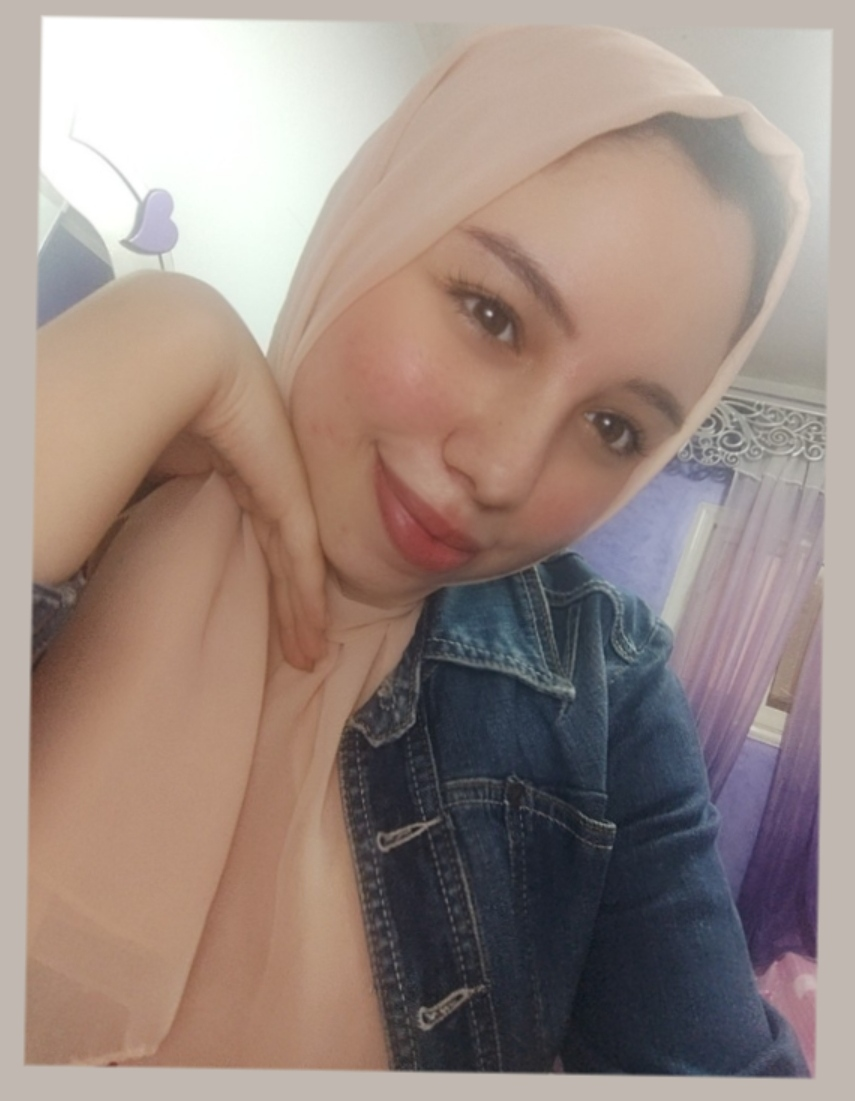
#> input picture FreqMixer/Backend/uploads/f789d1a3-b18f-469b-9642-26cad3f2c117_IMG_20230815_163105.jpg, 855 x 1101 px
$ python -i ft_transformer.py   (imports and definitions only)
#> lines starting #> are read from the running program, lines starting #| are printed output that depends on the picture
"""
Fourier Transformer Module

Provides FourierTransformer to compute 2D FFT components (magnitude, phase, real, imaginary),
region masks, mixing, reconstruction, and caching for image mixing tasks.
"""

import logging
from dataclasses import dataclass
from typing import Dict, List, Optional, Tuple

import cv2
import numpy as np
from .image_utils import (
        numpy_to_base64,
    )

# [1 line not run here, left out]
logger = logging.getLogger(__name__)


@dataclass
class FTComponents:
    """Dual-path storage with clear separation between operations and visualization.

    ARCHITECTURE:
    - ft_original: Unshifted FT for mathematical operations (mixing, filtering)
    - ft_shifted: Shifted FT for visualization ONLY (low frequencies in center)
    - Raw components: From ft_original (for operations)
    - Display components: From ft_shifted (for user display)

    CRITICAL: Never use ft_shifted for mathematical operations!
    """
    # FOR OPERATIONS (mathematical correctness)
    ft_original: np.ndarray           # Unshifted - for mixing operations
    magnitude_raw: np.ndarray         # From ft_original
    phase_raw: np.ndarray             # From ft_original
    real_raw: np.ndarray              # From ft_original
    imaginary_raw: np.ndarray         # From ft_original

    # FOR VISUALIZATION ONLY (user display)
    ft_shifted: np.ndarray            # Shifted - for display only
    magnitude_display: np.ndarray     # From ft_shifted (log-scaled)
    phase_display: np.ndarray         # From ft_shifted (normalized)
    real_display: np.ndarray          # From ft_shifted (normalized)
    imaginary_display: np.ndarray     # From ft_shifted (normalized)

    # [34 lines left out: functions to_dict, get_display_component, get_raw_component, not called in this run]


class FourierTransformer:
    """Comprehensive Fourier Transform helper for 2D images."""

    def __init__(self, use_float32: bool = True) -> None:
        self.use_float32 = use_float32
        self.cache: Dict[str, FTComponents] = {}
        logger.info("FourierTransformer initialized")

    def calculate_ft(self, image: np.ndarray, image_id: Optional[str] = None) -> FTComponents:
        if image is None:
            raise ValueError("Input image cannot be None")
        if image.ndim not in (2, 3):
            raise ValueError(f"Invalid image dimensions: {image.shape}")

        if image_id and image_id in self.cache:
            return self.cache[image_id]

        image_gray = self._ensure_grayscale(image)
        image_gray = image_gray.astype(np.float32 if self.use_float32 else np.float64)

        # Dual-path calculation
        ft_original = np.fft.fft2(image_gray)  # For operations
        ft_shifted = np.fft.fftshift(ft_original)  # For display only

        comps = self._extract_components(ft_original, ft_shifted)

        if image_id:
            self.cache[image_id] = comps
        return comps

    def _ensure_grayscale(self, image: np.ndarray) -> np.ndarray:
        if image.ndim == 3:
            if image.shape[2] == 3:
                return cv2.cvtColor(image, cv2.COLOR_RGB2GRAY)
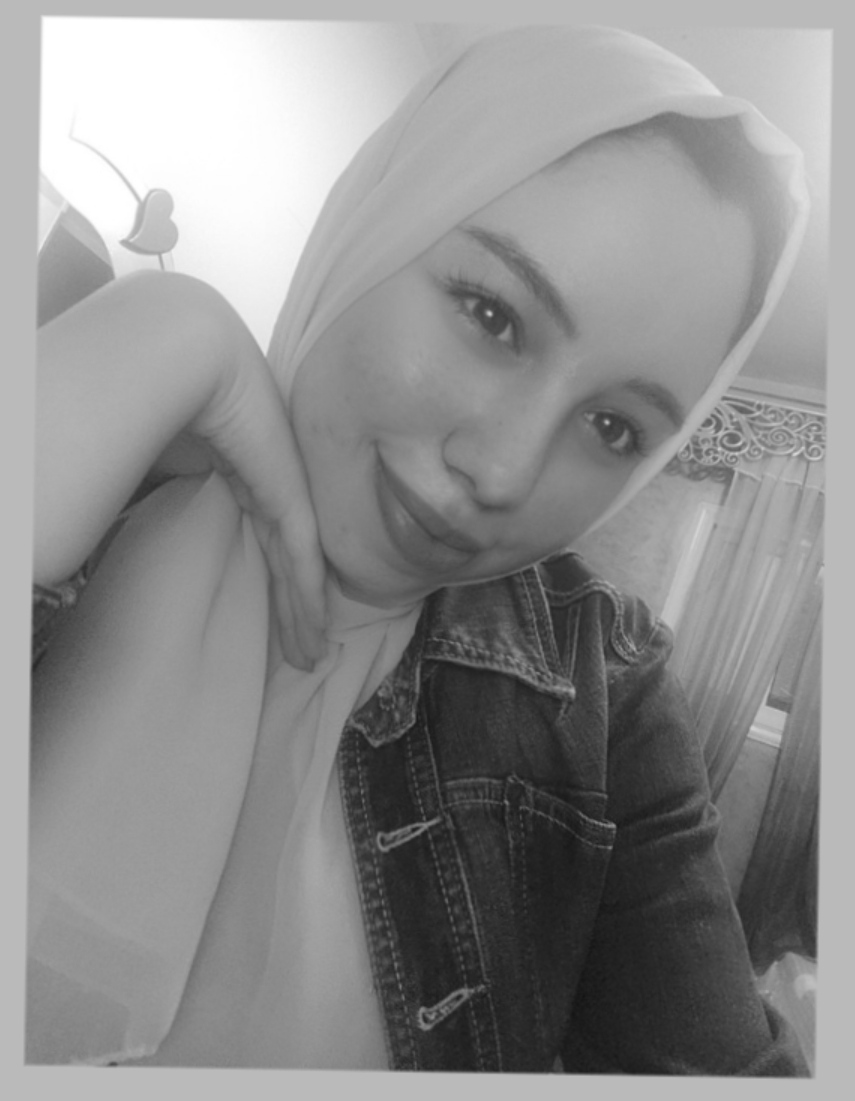
#> returned value: shape (1101, 855); min 19, max 255, mean 142.1
            if image.shape[2] == 4:
                rgb = cv2.cvtColor(image, cv2.COLOR_RGBA2RGB)
                return cv2.cvtColor(rgb, cv2.COLOR_RGB2GRAY)
            if image.shape[2] == 1:
                return image.squeeze()
        return image

    def _extract_components(self, ft_original: np.ndarray, ft_shifted: np.ndarray) -> FTComponents:
        """Extract components from dual paths.

        RAW components: From ft_original (unshifted) for mathematical operations
        DISPLAY components: From ft_shifted (centered) for visualization

        CRITICAL: Raw components are for operations, display for visualization only!
        """
        # RAW components from ft_original (for mixing operations)
        magnitude_raw = np.abs(ft_original)
        phase_raw = np.angle(ft_original)
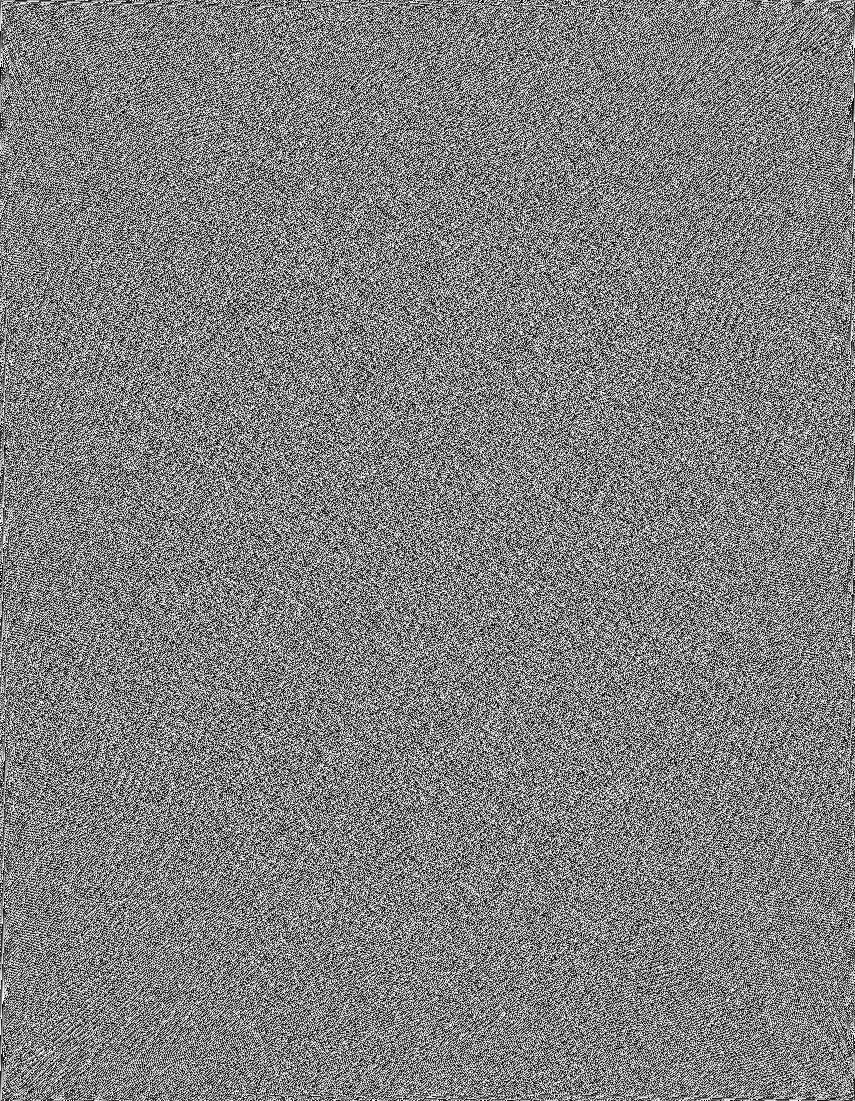
#> phase_raw: shape (1101, 855) float64; min -3.14, max 3.14, mean -4.97e-17; drawn with min black and max white
        real_raw = ft_original.real
        imaginary_raw = ft_original.imag

        # DISPLAY components from ft_shifted (for visualization)
        magnitude_shifted = np.abs(ft_shifted)
        phase_shifted = np.angle(ft_shifted)
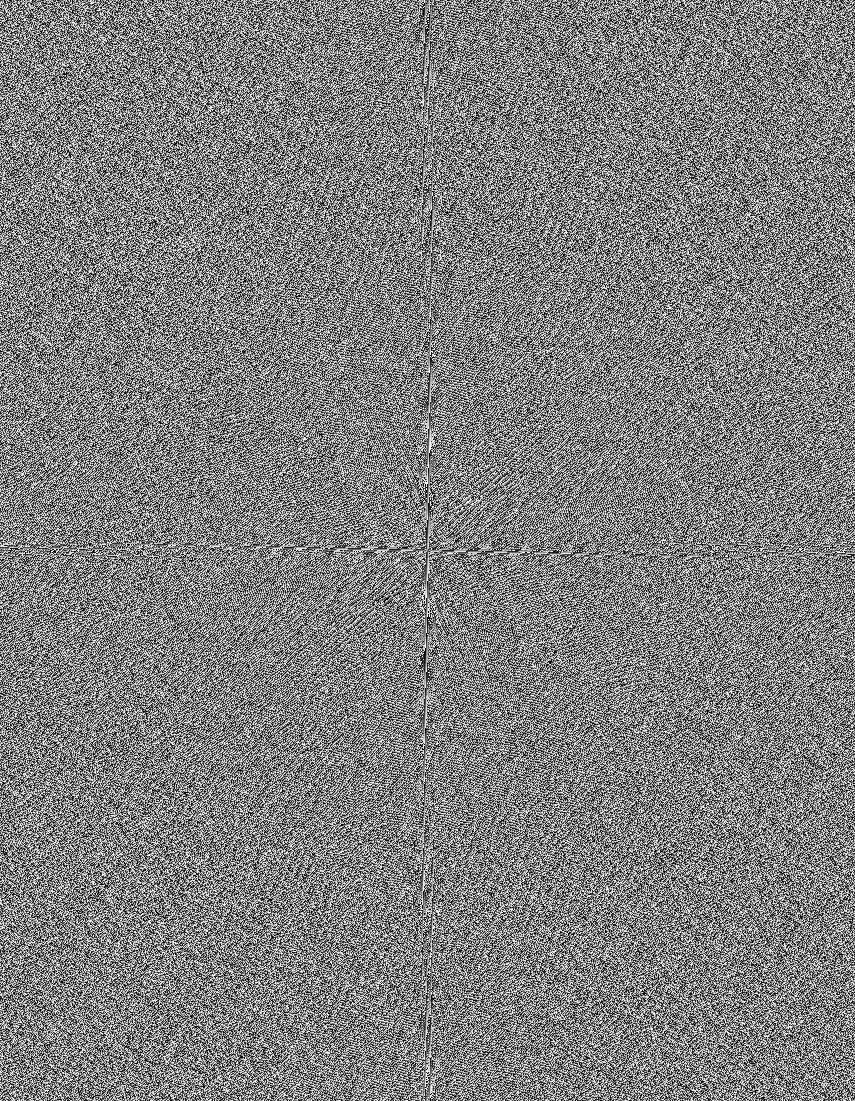
#> phase_shifted: shape (1101, 855) float64; min -3.14, max 3.14, mean -5.05e-17; drawn with min black and max white
        real_shifted = ft_shifted.real
        imaginary_shifted = ft_shifted.imag

        # Normalize display components for visualization
        magnitude_display = self._normalize_magnitude(magnitude_shifted)
        phase_display = self._normalize_phase(phase_shifted)
        real_display = self._normalize_real_imag(real_shifted)
        imag_display = self._normalize_real_imag(imaginary_shifted)

        return FTComponents(
            ft_original=ft_original,
            magnitude_raw=magnitude_raw,
            phase_raw=phase_raw,
            real_raw=real_raw,
            imaginary_raw=imaginary_raw,
            ft_shifted=ft_shifted,
            magnitude_display=magnitude_display,
            phase_display=phase_display,
            real_display=real_display,
            imaginary_display=imag_display,
        )

    def _normalize_magnitude(self, magnitude: np.ndarray) -> np.ndarray:
        magnitude_safe = np.maximum(magnitude, 1e-10)
        magnitude_log = np.log1p(magnitude_safe)
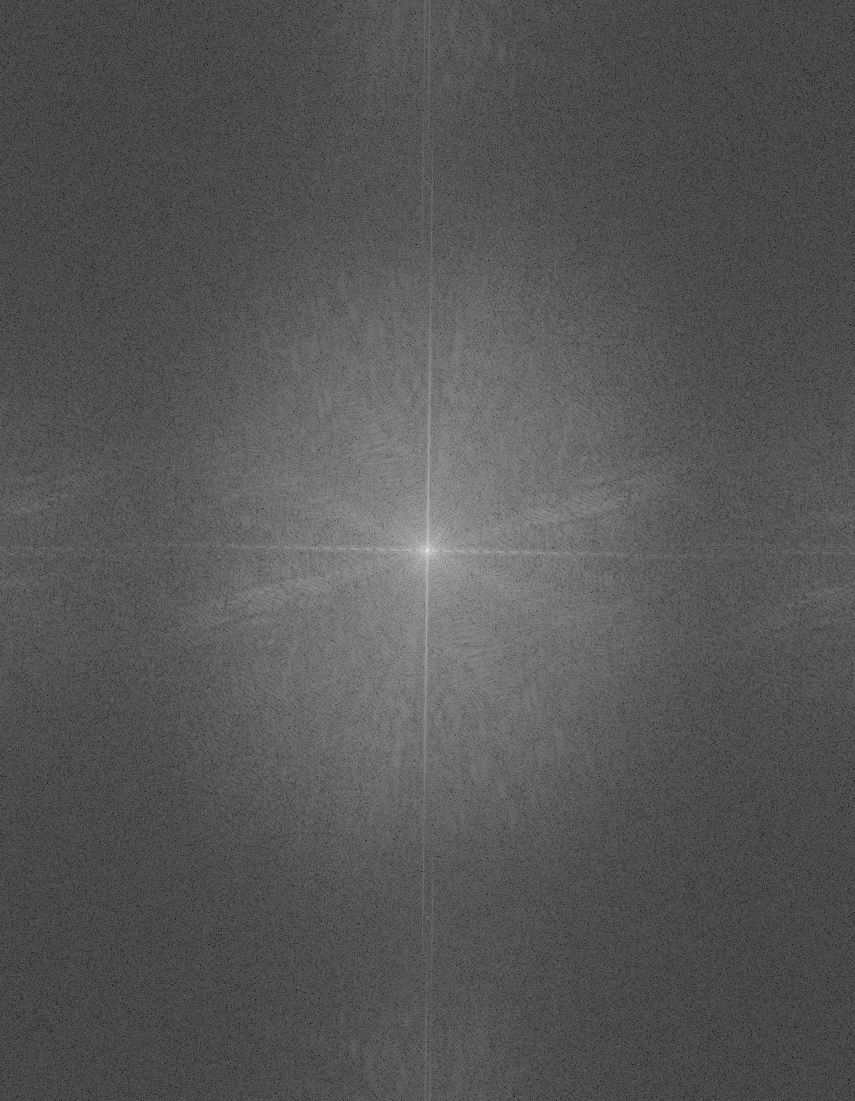
#> magnitude_log: shape (1101, 855) float64; min 0.276, max 18.71, mean 6.53; drawn with min black and max white
        magnitude_norm = cv2.normalize(magnitude_log, None, 0, 255, cv2.NORM_MINMAX)
        return magnitude_norm.astype(np.uint8)

    def _normalize_phase(self, phase: np.ndarray) -> np.ndarray:
        phase_shifted = phase + np.pi
        phase_normalized = (phase_shifted / (2 * np.pi)) * 255
        return np.clip(phase_normalized, 0, 255).astype(np.uint8)

    def _normalize_real_imag(self, component: np.ndarray) -> np.ndarray:
        component_norm = cv2.normalize(component, None, 0, 255, cv2.NORM_MINMAX)
        return component_norm.astype(np.uint8)

    # [208 lines left out: functions convert_rectangle_coordinates, create_rect_region_mask, create_region_mask, apply_region_mask, mix_components, inverse_ft and 3 more, not called in this run]

>>> import cv2
>>> picture = cv2.cvtColor(cv2.imread('../uploads/f789d1a3-b18f-469b-9642-26cad3f2c117_IMG_20230815_163105.jpg'), cv2.COLOR_BGR2RGB)
>>> result = FourierTransformer().calculate_ft(picture)
